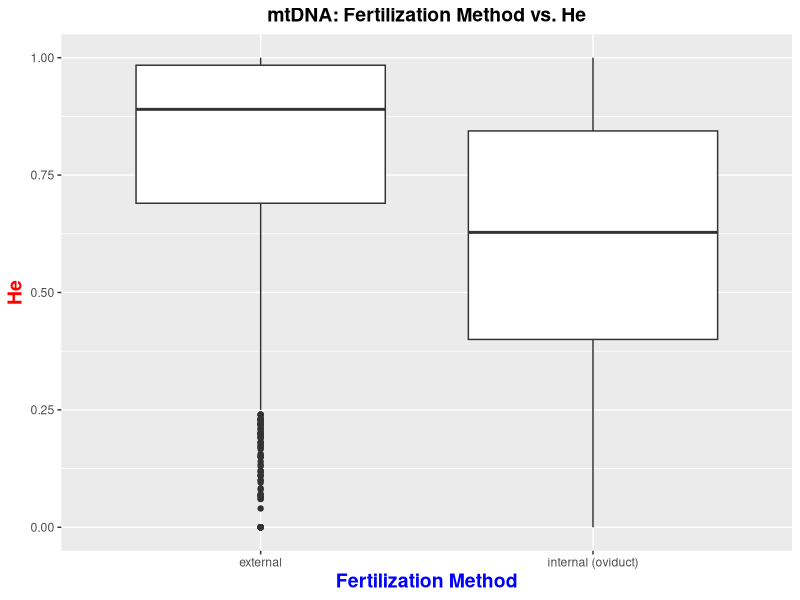
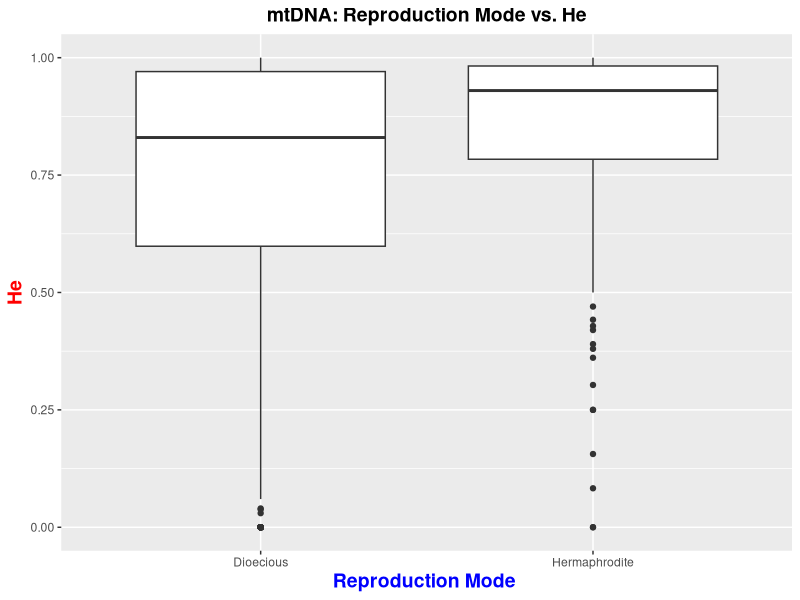
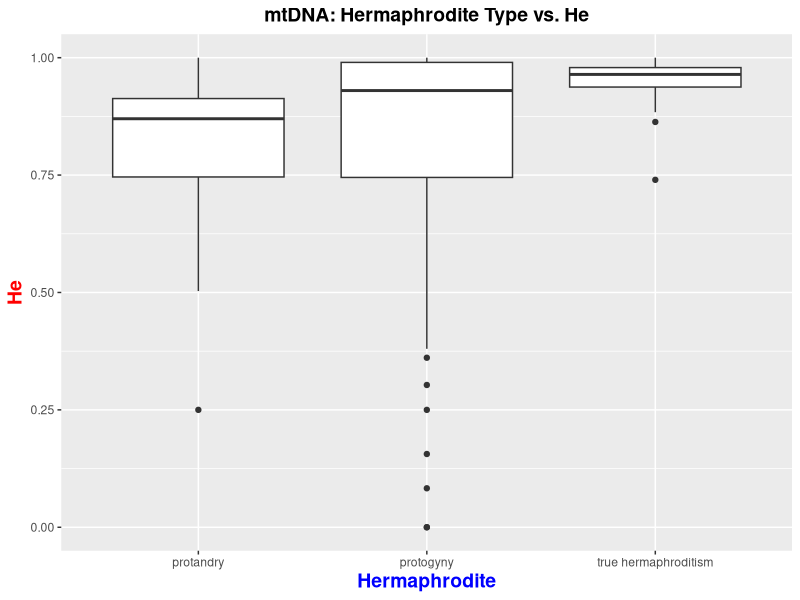
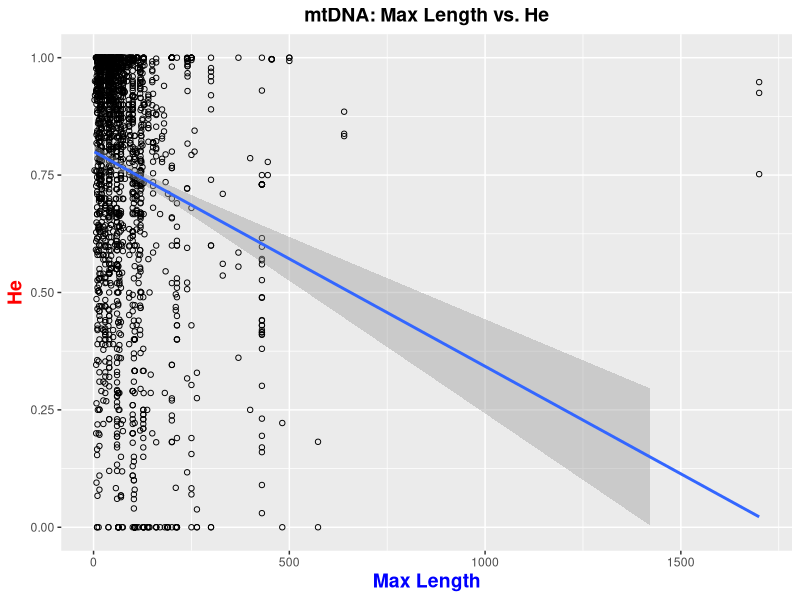
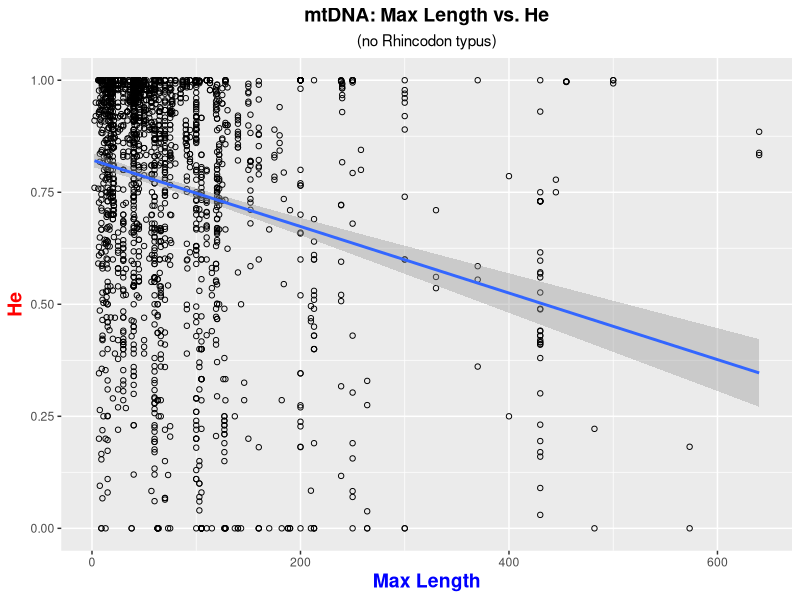
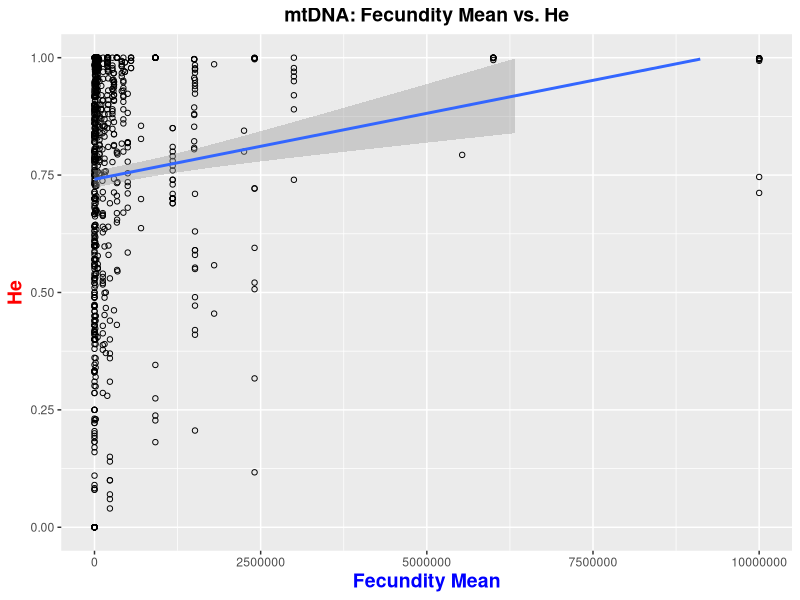
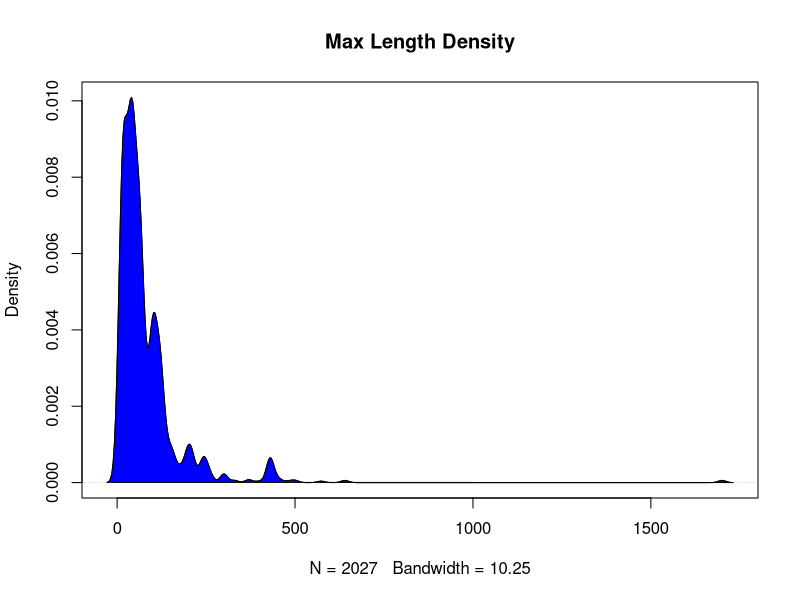
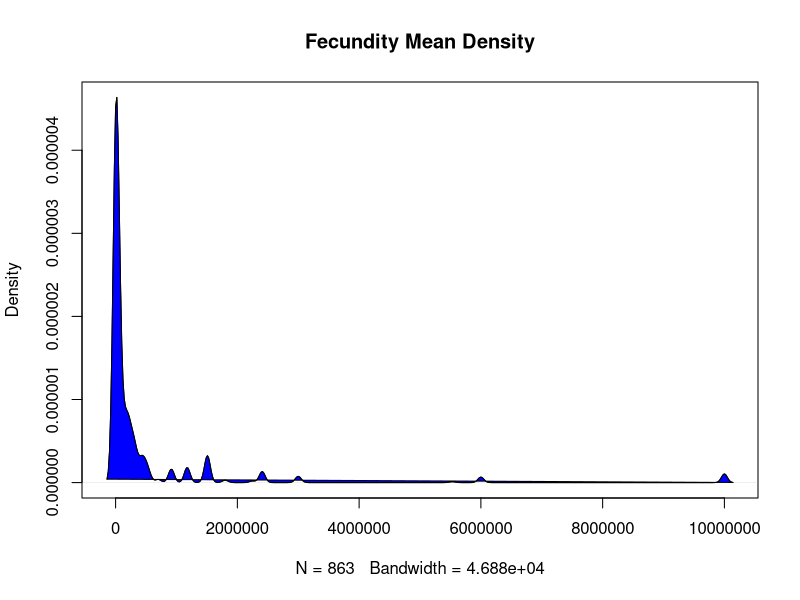

Write R code to recreate these figures, in order. (Note: this script raises an error after producing the figures.)
################################################### Script for Analyzing Data  #######################################################

#analyzes data 

##########################################################################################################################################

######### Set-up #########

#clear environment
remove(list = ls())

#load libraries
library(tidyverse)
library(dplyr)

#read in data
mtdna_data <- read.csv("mtdna_final_data.csv", stringsAsFactors = FALSE) #read in 
msat_data <- read.csv("msat_final_data.csv", stringsAsFactors = FALSE) #read in 

############### mtDNA data set ############### 

#####Box Plots: Character Data#####

#Fertilization#

mtdna_data$final_fertilization <- NA #create new column to categorize fertilization methods

mtdna_data$final_fertilization [mtdna_data$fertilization =="external"]  <- "external"
mtdna_data$final_fertilization [mtdna_data$fertilization =="internal (oviduct)"] <- "internal (oviduct)"
mtdna_data$final_fertilization [mtdna_data$fertilization =="in brood pouch or similar structure"] <- "internal (oviduct)" #convert "in brood pouch or similar structure" to internal fertilization

mtdna_final_fertilization_He_no.na <- mtdna_data[!is.na(mtdna_data$final_fertilization) & !is.na(mtdna_data$He),] #create new table that excludes NA's from columns of interest

theme_update(plot.title = element_text(hjust = 0.5), plot.subtitle = element_text(hjust = 0.5)) #centered plot title

ggplot(mtdna_final_fertilization_He_no.na) + geom_boxplot(aes(x = final_fertilization, y = He)) + #final fertilization & He box plot
  ggtitle("mtDNA: Fertilization Method vs. He") + #add plot title
  xlab("Fertilization Method") + ylab("He") + #add axis labels
  theme(                                 #specify characteristics of the plot 
    plot.title = element_text(size=14, face="bold"), 
    axis.title.x = element_text(color="blue", size=14, face="bold"),
    axis.title.y = element_text(color="red", size=14, face="bold"))

#Reproduction Mode#

#combine protandry, protogyny, and true hermaphroditism into "Hermpahrodites"

mtdna_data$final_reproductionmode <- NA #create new column to categorize reproduction mode

mtdna_data$final_reproductionmode  [mtdna_data$reproductionmode =="dioecism"]  <- "Dioecious"
mtdna_data$final_reproductionmode  [mtdna_data$reproductionmode =="protogyny"] <- "Hermaphrodite" #for protogyny, label as "Hermpahrodites"
mtdna_data$final_reproductionmode  [mtdna_data$reproductionmode =="protandry"] <- "Hermaphrodite" #for protandry, label as "Hermpahrodites"
mtdna_data$final_reproductionmode  [mtdna_data$reproductionmode =="true hermaphroditism"] <- "Hermaphrodite" #for true hermaphroditism, label as "Hermpahrodites"

mtdna_final_reproductionmode_He_no.na <- mtdna_data[!is.na(mtdna_data$final_reproductionmode ) & !is.na(mtdna_data$He),] #create new table that excludes NA's from columns of interest

ggplot(mtdna_final_reproductionmode_He_no.na ) + geom_boxplot(aes(x = final_reproductionmode , y = He)) + #final reproduction mode & He box plot
  ggtitle("mtDNA: Reproduction Mode vs. He") + #add plot title
  xlab("Reproduction Mode ") + ylab("He") + #add axis labels
  theme(                                 #specify characteristics of the plot 
    plot.title = element_text(size=14, face="bold"), 
    axis.title.x = element_text(color="blue", size=14, face="bold"),
    axis.title.y = element_text(color="red", size=14, face="bold"))

#Hermaphrodites#

mtdna_data$hermaphrodite_type <- NA #create new column to categorize hermaphrodite type

mtdna_data$hermaphrodite_type  [mtdna_data$reproductionmode =="dioecism"]  <- NA
mtdna_data$hermaphrodite_type  [mtdna_data$reproductionmode =="protogyny"] <- "protogyny"
mtdna_data$hermaphrodite_type  [mtdna_data$reproductionmode =="protandry"] <- "protandry"
mtdna_data$hermaphrodite_type  [mtdna_data$reproductionmode =="true hermaphroditism"] <- "true hermaphroditism"

mtdna_hermaphrodite_type_He_no.na <- mtdna_data[!is.na(mtdna_data$hermaphrodite_type ) & !is.na(mtdna_data$He),] #create new table that excludes NA's from columns of interest

ggplot(mtdna_hermaphrodite_type_He_no.na ) + geom_boxplot(aes(x = hermaphrodite_type , y = He)) + #hermaphrodite type mode & He box plot
  ggtitle("mtDNA: Hermaphrodite Type vs. He") + #add plot title
  xlab("Hermaphrodite") + ylab("He") + #add axis labels
  theme(                                 #specify characteristics of the plot 
    plot.title = element_text(size=14, face="bold"), 
    axis.title.x = element_text(color="blue", size=14, face="bold"),
    axis.title.y = element_text(color="red", size=14, face="bold"))

#####Scatter Plots: Numerical Data#####

#Max Length#

#w/ Rhincodon typus outlier
mtdna_maxlength_He_no.na <- mtdna_data[!is.na(mtdna_data$maxlength) & !is.na(mtdna_data$He),] #create new table that excludes NA's from columns of interest

ggplot(mtdna_maxlength_He_no.na, aes(x= maxlength, y= He)) + #max length & He scatter plot
  geom_point(shape=1) +    # Use hollow circles
  geom_smooth(method=lm,   # Add linear regression line
              se=TRUE) +
  ylim(0,1)+
  coord_cartesian(ylim = c(0, 1)) +
  ggtitle("mtDNA: Max Length vs. He") + #add plot title
  xlab("Max Length") + ylab("He") + #add axis labels
  theme(                                 #specify characteristics of the plot 
    plot.title = element_text(size=14, face="bold"),
    axis.title.x = element_text(color="blue", size=14, face="bold"),
    axis.title.y = element_text(color="red", size=14, face="bold"))

#w/out Rhincodon typus outlier
mtdna_maxlength_He_no.na_nowhaleshark <- mtdna_maxlength_He_no.na[!(mtdna_maxlength_He_no.na$spp=="Rhincodon typus"),] #exclude Rhincodon typus

ggplot(mtdna_maxlength_He_no.na_nowhaleshark, aes(x= maxlength, y= He)) + #max length & He scatter plot
  geom_point(shape=1) +    # Use hollow circles
  geom_smooth(method=lm,   # Add linear regression line
              se=TRUE) +
  ylim(0,1)+
  coord_cartesian(ylim = c(0, 1)) +
  ggtitle("mtDNA: Max Length vs. He", subtitle= "(no Rhincodon typus)") + #add plot title
  xlab("Max Length") + ylab("He") + #add axis labels
  theme(                                 #specify characteristics of the plot 
    plot.title = element_text(size=14, face="bold"),
    axis.title.x = element_text(color="blue", size=14, face="bold"),
    axis.title.y = element_text(color="red", size=14, face="bold"))


#Fecundity Mean#
options(scipen = 999) #convert data from scientific notation to numeric

mtdna_fecundity_He_no.na <- mtdna_data[!is.na(mtdna_data$fecundity_mean) & !is.na(mtdna_data$He),] #create new table that excludes NA's from columns of interest
 
ggplot(mtdna_fecundity_He_no.na, aes(y= He, x= fecundity_mean)) + #fecundity mean & He scatter plot
  geom_point(shape=1) +    # Use hollow circles
  geom_smooth(method=lm,   # Add linear regression line
              se=TRUE) +
  ylim(0,1)+
  coord_cartesian(ylim = c(0, 1)) +
  ggtitle("mtDNA: Fecundity Mean vs. He") + #add plot title
  xlab("Fecundity Mean") + ylab("He") + #add axis labels
  theme(                                 #specify characteristics of the plot 
    plot.title = element_text(size=14, face="bold"),
    axis.title.x = element_text(color="blue", size=14, face="bold"),
    axis.title.y = element_text(color="red", size=14, face="bold"))

#####Density Plots: Numerical Data#####

#Max Length#
plot(density(mtdna_maxlength_He_no.na$maxlength), main="Max Length Density") #create density plot for max length
polygon(density(mtdna_maxlength_He_no.na$maxlength), main="Max Length Density", col="blue") #specify characteristics of plot

#Fecundity Mean#
plot(density(mtdna_fecundity_He_no.na$fecundity_mean), main="Fecundity Mean Density") #create density plot for fecundity mean
polygon(density(mtdna_fecundity_He_no.na$fecundity_mean), main="Fecundity Mean Density", col="blue") #specify characteristics of plot

#####T-Tests: Character Data#####

#Fertilization#

external.mtdna <- mtdna_final_fertilization_He_no.na$He[mtdna_final_fertilization_He_no.na$final_fertilization=="external"]
internal.mtdna <- mtdna_final_fertilization_He_no.na$He[mtdna_final_fertilization_He_no.na$final_fertilization=="internal (oviduct)"]

fertilization_ttest.mtdna <- t.test(external.mtdna, internal.mtdna, var.equal=TRUE)

#Reproduction Mode#

dioecism.mtdna <- mtdna_final_reproductionmode_He_no.na$He[mtdna_final_reproductionmode_He_no.na$final_reproductionmode=="Dioecious"]
hermaphrodite.mtdna <- mtdna_final_reproductionmode_He_no.na$He[mtdna_final_reproductionmode_He_no.na$final_reproductionmode=="Hermaphrodite"]

reproductionmode_ttest.mtdna <- t.test(dioecism.mtdna, hermaphrodite.mtdna, var.equal=TRUE)

#Hermaphrodites: ANOVA TEST#

hermaphroditesanovamtdna <- aov(He ~ hermaphrodite_type, data = mtdna_hermaphrodite_type_He_no.na)

#####Wilcoxon Tests: Numerical Data#####

#Max Length#
wilcox.test( mtdna_maxlength_He_no.na[ ,'maxlength'] , mtdna_maxlength_He_no.na[ , 'He'], paired=T) #run Wilcoxon test on max length & He


#Fecundity Mean#
wilcox.test( mtdna_fecundity_He_no.na[ ,'fecundity_mean'] , mtdna_fecundity_He_no.na[ , 'He'], paired=T) #run Wilcoxon test on max length & He

#####Shapiro-Wilk Tests: Numerical Data#####

#Max Length#
shapiro.test(mtdna_maxlength_He_no.na$maxlength) #run Shapiro-Wilk test on max length & He

#Fecundity Mean#
shapiro.test(mtdna_fecundity_He_no.na$fecundity_mean) #run Shapiro-Wilk test on max length & He


####################################################################################

############### msat Data Set ############### 

#####Box Plots: Character Data#####

#Fertilization#
msat_data$final_fertilization <- NA #create new column to categorize fertilization methods

msat_data$final_fertilization [msat_data$fertilization =="external"]  <- "external"
msat_data$final_fertilization [msat_data$fertilization =="internal (oviduct)"] <- "internal (oviduct)"
msat_data$final_fertilization [msat_data$fertilization =="in brood pouch or similar structure"] <- "internal (oviduct)" #convert "in brood pouch or similar structure" to internal fertilization

msat_final_fertilization_He_no.na <- msat_data[!is.na(msat_data$final_fertilization) & !is.na(msat_data$He),] #create new table that excludes NA's from columns of interest

ggplot(msat_final_fertilization_He_no.na) + geom_boxplot(aes(x = final_fertilization, y = He)) + #final fertilization & He box plot
ggtitle("msat: Fertilization Method vs. He") + #add plot title
  xlab("Fertilization Method") + ylab("He") + #add axis labels
  theme(                                 #specifying characteristics of the plot 
    plot.title = element_text(size=14, face="bold"),
    axis.title.x = element_text(color="blue", size=14, face="bold"),
    axis.title.y = element_text(color="red", size=14, face="bold"))

#Reproduction Mode#
msat_data$final_reproductionmode <- NA #create new column to categorize reproduction mode

msat_data$final_reproductionmode  [msat_data$reproductionmode =="dioecism"]  <- "Dioecious"
msat_data$final_reproductionmode  [msat_data$reproductionmode =="protogyny"] <- "Hermaphrodite" #for protogyny, label as "Hermpahrodites"
msat_data$final_reproductionmode  [msat_data$reproductionmode =="protandry"] <- "Hermaphrodite" #for protandry, label as "Hermpahrodites"
msat_data$final_reproductionmode  [msat_data$reproductionmode =="true hermaphroditism"] <- "Hermaphrodite" #for true hermaphroditism, label as "Hermpahrodites"

msat_final_reproductionmode_He_no.na <- msat_data[!is.na(msat_data$final_reproductionmode ) & !is.na(msat_data$He),] #create new table that excludes NA's from columns of interest

ggplot(msat_final_reproductionmode_He_no.na ) + geom_boxplot(aes(x = final_reproductionmode , y = He)) + #final reproduction mode & He box plot
  ggtitle("msat: Reproduction Mode vs. He") + #add plot title
  xlab("Reproduction Mode ") + ylab("He") + #add axis labels
  theme(                                 #specifying characteristics of the plot 
    plot.title = element_text(size=14, face="bold"),
    axis.title.x = element_text(color="blue", size=14, face="bold"),
    axis.title.y = element_text(color="red", size=14, face="bold"))

#Hermaphrodites#

msat_data$hermaphrodite_type <- NA #create new column to categorize hermaphrodite type

msat_data$hermaphrodite_type  [msat_data$reproductionmode =="dioecism"]  <- NA
msat_data$hermaphrodite_type  [msat_data$reproductionmode =="protogyny"] <- "protogyny"
msat_data$hermaphrodite_type  [msat_data$reproductionmode =="protandry"] <- "protandry"
msat_data$hermaphrodite_type  [msat_data$reproductionmode =="true hermaphroditism"] <- "true hermaphroditism"

msat_hermaphrodite_type_He_no.na <- msat_data[!is.na(msat_data$hermaphrodite_type ) & !is.na(msat_data$He),] #create new table that excludes NA's from columns of interest

ggplot(msat_hermaphrodite_type_He_no.na) + geom_boxplot(aes(x = hermaphrodite_type , y = He)) + #hermaphrodite typemode & He box plot
  ggtitle("msat: Hermaphrodite Type vs. He") + #add plot title
  xlab("Hermaphrodite") + ylab("He") + #add axis labels
  theme(                                 #specify characteristics of the plot 
    plot.title = element_text(size=14, face="bold"), 
    axis.title.x = element_text(color="blue", size=14, face="bold"),
    axis.title.y = element_text(color="red", size=14, face="bold"))

#####Scatter Plots: Numerical Data#####

#Max Length#

#w/ Rhincodon typus outlier
msat_maxlength_He_no.na <- msat_data[!is.na(msat_data$maxlength) & !is.na(msat_data$He),] #create new table that excludes NA's from columns of interest

ggplot(msat_maxlength_He_no.na, aes(x= maxlength, y= He)) + #max length & He scatter plot
  geom_point(shape=1) +    # Use hollow circles
  geom_smooth(method=lm,   # Add linear regression line
              se=TRUE) + 
  ylim(0,1)+
  coord_cartesian(ylim = c(0, 1)) +
  ggtitle("msat: Max Length vs. He") + #add plot title
   xlab("Max Length") + ylab("He") + #add axis labels
    theme(                                 #specifying characteristics of the plot 
      plot.title = element_text(size=14, face="bold"),
      axis.title.x = element_text(color="blue", size=14, face="bold"),
      axis.title.y = element_text(color="red", size=14, face="bold"))

#w/out Rhincodon typus outlier
msat_maxlength_He_no.na_nowhaleshark <- msat_maxlength_He_no.na[!(msat_maxlength_He_no.na$spp=="Rhincodon typus"),] #exclude Rhincodon typus

ggplot(msat_maxlength_He_no.na_nowhaleshark, aes(x= maxlength, y= He)) + #max length & He scatter plot
  geom_point(shape=1) +    # Use hollow circles
  geom_smooth(method=lm,   # Add linear regression line
              se=TRUE) +
  ylim(0,1)+
  coord_cartesian(ylim = c(0, 1)) +
  ggtitle("msat: Max Length vs. He", subtitle= "(no Rhincodon typus)") + #add plot title
  xlab("Max Length") + ylab("He") + #add axis labels
  theme(                                 #specify characteristics of the plot 
    plot.title = element_text(size=14, face="bold"),
    axis.title.x = element_text(color="blue", size=14, face="bold"),
    axis.title.y = element_text(color="red", size=14, face="bold"))

#Fecundity Mean#
msat_fecundity_He_no.na <- msat_data[!is.na(msat_data$fecundity_mean) & !is.na(msat_data$He),] #create new table that excludes NA's from columns of interest
       
ggplot(msat_fecundity_He_no.na, aes(x= fecundity_mean, y= He)) + #fecundity mean& He scatter plot
  geom_point(shape=1) +    # Use hollow circles
  geom_smooth(method=lm,   # Add linear regression line
    se=TRUE) +
  ylim(0,1)+
  coord_cartesian(ylim = c(0, 1)) +
  ggtitle("msat: Fecundity Mean vs. He") + #add plot title
  xlab("Fecundity Mean") + ylab("He") + #add plot title
  theme(                                 #specifying characteristics of the plot 
    plot.title = element_text(size=14, face="bold"),
    axis.title.x = element_text(color="blue", size=14, face="bold"),
    axis.title.y = element_text(color="red", size=14, face="bold"))

#####Density Plots: Numerical Data#####

#Max Length#
plot(density(msat_maxlength_He_no.na$maxlength), main="msat: Max Length Density") #create density plot for max length
polygon(density(msat_maxlength_He_no.na$maxlength), main="msat: Max Length Density", col="blue") #specify characteristics of plot

#Fecundity Mean#
plot(density(msat_fecundity_He_no.na$fecundity_mean), main="msat: Fecundity Mean Density") #create density plot for fecundity mean
polygon(density(msat_fecundity_He_no.na$fecundity_mean), main="msat: Fecundity Mean Density", col="blue") #specify characteristics of plot

#####T-Tests: Character Data#####

#Fertilization#

external.msat <- msat_final_fertilization_He_no.na$He[msat_final_fertilization_He_no.na$final_fertilization=="external"]
internal.msat <- msat_final_fertilization_He_no.na$He[msat_final_fertilization_He_no.na$final_fertilization=="internal (oviduct)"]

fertilization_ttest.msat <- t.test(external.msat, internal.msat, var.equal=TRUE)

#Reproduction Mode#

dioecism.msat <- msat_final_reproductionmode_He_no.na$He[msat_final_reproductionmode_He_no.na$final_reproductionmode=="Dioecious"]
hermaphrodite.msat <- msat_final_reproductionmode_He_no.na$He[msat_final_reproductionmode_He_no.na$final_reproductionmode=="Hermaphrodite"]

reproductionmode_ttest.msat <- t.test(dioecism.msat, hermaphrodite.msat, var.equal=TRUE)

#Hermaphrodites: ANOVA TEST#

hermaphroditesanovamsat <- aov(He ~ hermaphrodite_type, data = msat_hermaphrodite_type_He_no.na)

#####Wilcoxon Tests: Numerical Data#####

#Max Length#
wilcox.test( msat_maxlength_He_no.na[ ,'maxlength'] , msat_maxlength_He_no.na[ , 'He'], paired=T) #run Wilcoxon test on max length & He

#Fecundity Mean#
wilcox.test( msat_fecundity_He_no.na[ ,'fecundity_mean'] , msat_fecundity_He_no.na[ , 'He'], paired=T) #run Wilcoxon test on fecundity & He


#####Shapiro-Wilk Tests: Numerical Data#####

shapiro.test(msat_maxlength_He_no.na$maxlength) #run Shapiro-Wilk test on max length & He

shapiro.test(msat_fecundity_He_no.na$fecundity_mean) #run Shapiro-Wilk test on fecundity mean & He

####################################################################################

############### Comparing mtDNA and msat Data ############### 

#####Box Plots: Character Data#####

#Fertilization#
{
ggarrange(
ggplot(mtdna_final_fertilization_He_no.na&msat_final_fertilization_He_no.na) + geom_boxplot(aes(x = final_fertilization, y = He)) +
  ggtitle("mtDNA: Fertilization Method vs. He") +
  xlab("Fertilization Method") + ylab("He") +
  theme(
    plot.title = element_text(size=14, face="bold"),
    axis.title.x = element_text(color="blue", size=14, face="bold"),
    axis.title.y = element_text(color="red", size=14, face="bold")) +

ggplot(msat_final_fertilization_He_no.na) + geom_boxplot(aes(x = final_fertilization, y = He)) + #create boxplot
  ggtitle("msat: Fertilization Method vs. He") +
  xlab("Fertilization Method") + ylab("He") +
  theme(
    plot.title = element_text(size=14, face="bold"),
    axis.title.x = element_text(color="blue", size=14, face="bold"),
    axis.title.y = element_text(color="red", size=14, face="bold")))
}

boxplot(ozone, ozone_norm, temp, temp_norm,
        main = "Multiple boxplots for comparision",
        at = c(1,2,4,5),
        names = c("ozone", "normal", "temp", "normal"),
        las = 2,
        col = c("orange","red"),
        border = "brown",
        horizontal = TRUE,
        notch = TRUE
)